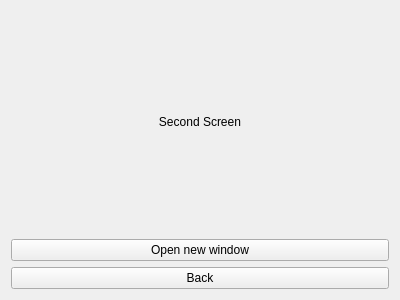
<?xml version="1.0" encoding="UTF-8"?>
<ui version="4.0">
 <class>Frame</class>
 <widget class="QFrame" name="Frame">
  <property name="geometry">
   <rect>
    <x>0</x>
    <y>0</y>
    <width>400</width>
    <height>300</height>
   </rect>
  </property>
  <property name="windowTitle">
   <string>Frame</string>
  </property>
  <property name="styleSheet">
   <string notr="true"/>
  </property>
  <layout class="QVBoxLayout" name="verticalLayout">
   <item>
    <widget class="QLabel" name="message_label">
     <property name="text">
      <string>Second Screen</string>
     </property>
     <property name="alignment">
      <set>Qt::AlignCenter</set>
     </property>
    </widget>
   </item>
   <item>
    <widget class="QPushButton" name="open_window_button">
     <property name="text">
      <string>Open new window</string>
     </property>
    </widget>
   </item>
   <item>
    <widget class="QPushButton" name="back_button">
     <property name="text">
      <string>Back</string>
     </property>
    </widget>
   </item>
  </layout>
 </widget>
 <resources/>
 <connections/>
</ui>
